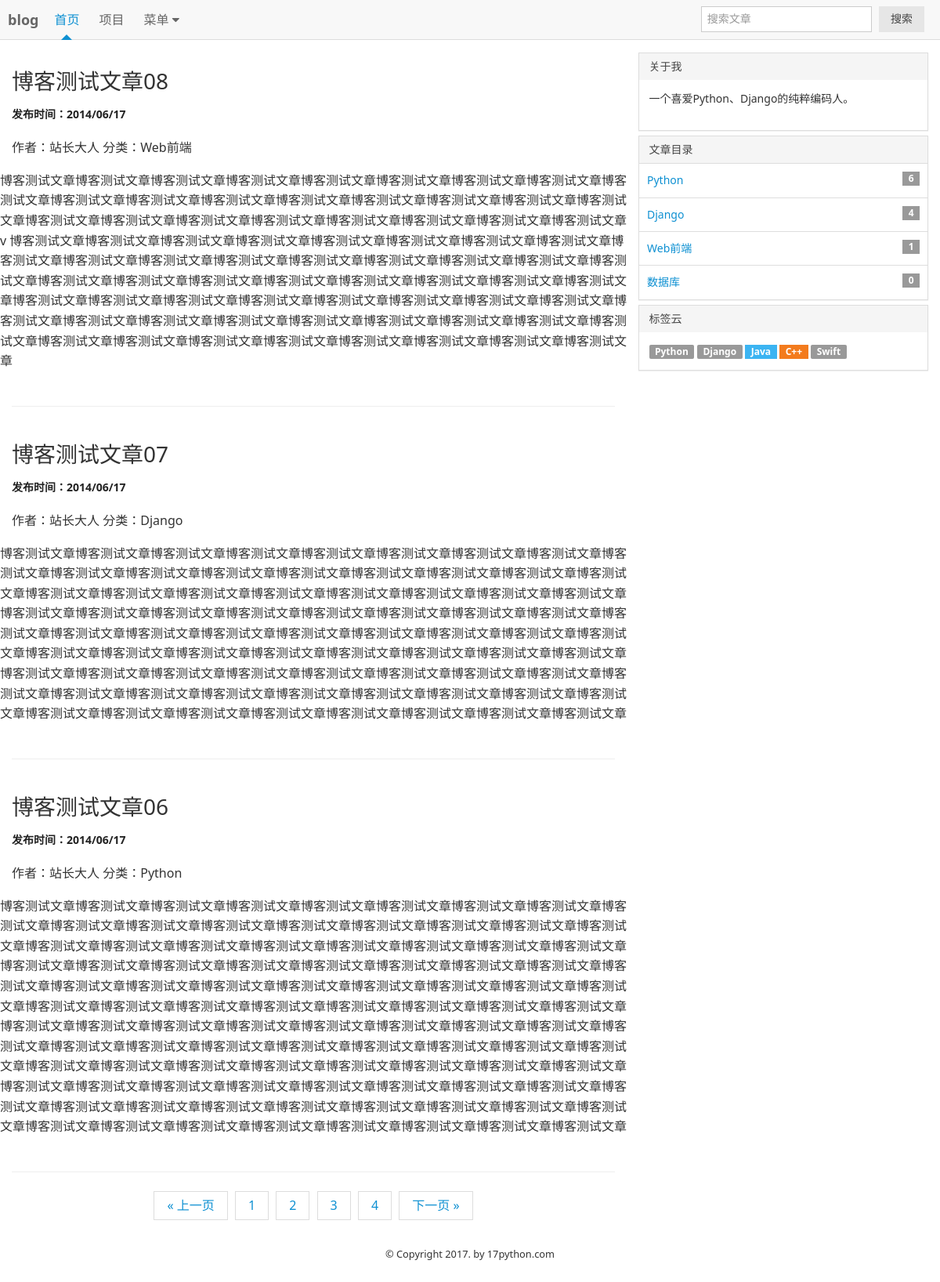
Page /?p=2 on the committed database.
### myblog/models.py (models this page shows, shortened)
class Article(models.Model):
    title = models.CharField(max_length=50, verbose_name = '文章标题', default = '')#创建标题
    article_synopsis = models.TextField(verbose_name=u'日志简介', default='')
    content = models.TextField(verbose_name = '博客正文', default = '')
    category = models.ForeignKey(Category, verbose_name = '所属分类', default = '')
    tag = models.CharField(max_length=50, verbose_name=u'日志标签', default='')
    user = models.ForeignKey(settings.AUTH_USER_MODEL, verbose_name='文章作者', null=True, blank=True)
    create_time = models.DateTimeField(verbose_name='文章创建时间', auto_now_add=True,)
    update_time= models.DateTimeField(verbose_name=u'更新时间',  auto_now=True)
    class Meta:
        verbose_name = u'博客文章'
        verbose_name_plural = verbose_name

class UserProfile(AbstractUser):
    nick_name = models.CharField(max_length=24, verbose_name='用户昵称', default='')
    gender = models.CharField(max_length=10, choices=(('1','男'),('0','女')), default='1', verbose_name='用户性别')
    birday = models.DateField(verbose_name='用户生日',null=True, blank = True)
    mobile = models.CharField(max_length=11, null=True, blank=True,verbose_name='电话号码')
    address = models.CharField(max_length=200, verbose_name="用户地址", default='')
    detail = models.CharField(max_length=200, verbose_name="个人简介", default='')
    class Meta(AbstractUser.Meta):
        verbose_name=u'用户表'
        verbose_name_plural = verbose_name

class Category(models.Model):
    title = models.CharField(max_length=20, verbose_name = '分类名称', default = '')
    daitail = models.CharField(max_length=100, verbose_name='分类介绍', default='')
    icon = models.CharField(max_length=100, verbose_name='分类图标', default='')
    sort_id = models.IntegerField(verbose_name='分类排序', default=99)
    class Meta:
        verbose_name = u'博客分类'
        verbose_name_plural = verbose_name
    def __str__(self):
        return self.title

### myblog/views.py (the view)
# urls.py: url(r'^$', v.list, name=''),#项目首页
def list(request):
    articles = Article.objects.all().order_by('-create_time')
    c = request.GET.get('c', '')
    if c:
        articles = articles.filter(category=c,).order_by('-create_time')
    t = ''  # TAG关键字
    if request.method == 'GET':
        form = Tagform(request.GET)
        if form.is_valid():
            t =request.GET.get('t')
    s = ''#搜索关键字
    if request.method == 'GET':
        form = Searchform(request.GET)
        if form.is_valid():
            s = request.GET.get('s')
    if s :
        articles = articles.filter(Q(title__contains=s)|Q(content__contains=s)).order_by('-create_time')
    elif t:
        articles = articles.filter(tag__contains=t,).order_by('-create_time')  # name__contains 模糊查找字段
    paginator = Paginator(articles, 3)#创建Paginator
    page = request.GET.get('p')#获取当前页码
    try:
        contacts = paginator.page(page)#取得当前页码所包含的数据
    except PageNotAnInteger:
        contacts = paginator.page(1)#若不是整数，跳转到第一页。
    except EmptyPage:
        contacts = paginator.page(paginator.num_pages)#若超过了最后一页
    return render(request, 'list.html', {'articles':articles, 'contacts':contacts,})

### myblog/blog_context.py (called while the page is built)
def blog_info(request):
    userinfo = UserProfile.objects.get(pk=1)#站长资料
    siteinfo = Siteinfo.objects.get(pk=1)#blog相关资料
    categorts = Category.objects.all().order_by('sort_id')#根据排序获取所有分类
    l = Article.objects.values("tag")#获得所有文章的标签
    tags = []#所有标签数据
    for k in l :
        tlist = k["tag"].split(' ')
        for item in tlist:
            if item not in tags:
                tags.append(item)#加入list
    shuffle(tags)#重新洗牌，随机显示
    print(tags)
    tagcss =['am-radius','am-badge-primary','am-badge-secondary','am-badge-success','am-badge-warning','am-badge-danger']
    return {'userinfo':userinfo, 'siteinfo':siteinfo, 'categorts':categorts, 'tags':tags, 'tagcss':tagcss}

### myblog/templatetags/mytags.py (called while the page is built)
@register.filter
def cat_count(cat_id):
    return Article.objects.filter(category=cat_id).count()

### myblog/templates/list.html (shortened to what this page needs)
{% extends 'base.html' %}
{% block article %}
{% for article in contacts %}
<article class="blog-main">
    <h3 class="am-article-title">
      <a href="#">{{ article.title }}</a>
    </h3>
    <h4 class="am-article-meta blog-meta">发布时间：2014/06/17</h4>
    <p>作者：{{ article.user.nick_name }} 分类：{{ article.category }}</p>
    <div class="am-g blog-content">
    {{ article.content }}
    </div>
  </article>
  <hr class="am-article-divider blog-hr">
{% endfor %}
<div class="am-pagination am-pagination-centered">
      {% if contacts.has_previous %}
          <li class=""><a href="?p={{ contacts.previous_page_number }}">&laquo; 上一页</a></li>
      {% endif %}
      {% for p in contacts.paginator.page_range %}
         <li class="{% if p == page_number %}am-active{% endif %}"><a href="?p={{ p }}">{{ p }}</a></li>
      {% endfor %}
      {% if contacts.has_next %}
          <li class=""><a href="?p={{ contacts.next_page_number }}">下一页 &raquo;</a></li>
      {% endif %}
</div>
{% endblock article %}

### myblog/templates/base.html (shortened to what this page needs)
{% load mytags %}
<!DOCTYPE html>
<html>
<head lang="en">
  <link rel="stylesheet" href="/static/AmazeUI-2.7.2/assets/css/amazeui.min.css"/>
</head>
<body>
<header class="am-topbar">
  <h1 class="am-topbar-brand">
    <a href="#">blog</a>
  </h1>
  <div class="am-collapse am-topbar-collapse" id="doc-topbar-collapse">
    <ul class="am-nav am-nav-pills am-topbar-nav">
      <li class="am-active"><a href="#">首页</a></li>
      <li><a href="#">项目</a></li>
      <li class="am-dropdown" data-am-dropdown>
        <a class="am-dropdown-toggle" data-am-dropdown-toggle href="javascript:;">
          菜单 <span class="am-icon-caret-down"></span>
        </a>
      </li>
    </ul>
    <form class="am-topbar-form am-topbar-left am-form-inline am-topbar-right"  action="{% url '' %}">
      <div class="am-form-group">
        <input type="text" class="am-form-field am-input-sm" placeholder="搜索文章" name="s">
      </div>
      <button type="submit" class="am-btn am-btn-default am-btn-sm">搜索</button>
    </form>
  </div>
</header>
<div class="am-g am-g-fixed blog-g-fixed">
  <div class="am-u-md-8">
        {% block article %} 文章列表内容 {% endblock article %}
  </div>
  <div class="am-u-md-4 blog-sidebar">
    <div class="am-panel-group">
      <section class="am-panel am-panel-default">
        <div class="am-panel-hd">关于我</div>
        <div class="am-panel-bd">
          <p>{{ userinfo.detail }}</p>
        </div>
      </section>
      <section class="am-panel am-panel-default">
        <div class="am-panel-hd">文章目录</div>
        <ul class="am-list blog-list">
          {% for categort in categorts %}
          <li><a href="#">{{ categort.title }}
           <span class="am-badge am-align-right">{{ categort.id|cat_count  }}</span>
          </a>
          </li>
          {% endfor %}
        </ul>
      </section>
      <section class="am-panel am-panel-default">
        <div class="am-panel-hd">标签云</div>
        <div class="am-panel-bd">
          {% for tag in tags %}
          <a href="{% url '' %}?t={{ tag }}" class="am-badge {{ tagcss | random }}">{{ tag }}</a>
          {% endfor %}
        </div>
      </section>
    </div>
  </div>
</div>
<footer class="blog-footer">
    <small>© Copyright 2017. by 17python.com </small>
</footer>
</body>
</html>

### myblog/templates/base.html (style rules this page uses)
@media only screen and (min-width: 1200px) { .blog-g-fixed { max-width: 1200px; } }
@media only screen and (min-width: 641px) { .blog-sidebar { font-size: 1.4rem; } }
.blog-main { padding: 20px 0; }
.blog-meta { font-size: 14px; margin: 10px 0 20px 0; color: #222; }
.blog-footer { padding: 10px 0; text-align: center; }

### rows in the picture
Article: title "博客测试文章08", user.nick_name "站长大人", category "Web前端", content "博客测试文章博客测试文章博客测试文章博客测试文章博客测试文章博客测试文章博客测试文章博客测试文章博客测试文章博客测试文章博客测试文章博客测试文章博客测试文章博客测试文章博客测试文章博客测试文章博客测试文章博客测试文章博客测试文章博客测试文章博客测试文章博客测试文章博客测试文章博客测试文章博客测试文章v 博客测试文章博客测试文章博客测试文章博客测试文章博客测试文章博客测试文章博客测试文章博客测试文章博客测试文章博客测试文章博客测试文章博客测试文章博客测试文章博客测试文章博客测试文章博客测试文章博客测试文章博客测试文章博客测试文章博客测试文章博客测试文章博客测试文章博客测试文章博客测试文章博客测试文章博客测试文章博客测试文章博客测试文章博客测试文章博客测试文章博客测试文章博客测试文章博客测试文章博客测试文章博客测试文章博客测试文章博客测试文章博客测试文章博客测试文章博客测试文章博客测试文章博客测试文章博客测试文章博客测试文章博客测试文章博客测试文章博客测试文章博客测试文章博客测试文章博客测试文章"
Article: title "博客测试文章07", user.nick_name "站长大人", category "Django", content "博客测试文章博客测试文章博客测试文章博客测试文章博客测试文章博客测试文章博客测试文章博客测试文章博客测试文章博客测试文章博客测试文章博客测试文章博客测试文章博客测试文章博客测试文章博客测试文章博客测试文章博客测试文章博客测试文章博客测试文章博客测试文章博客测试文章博客测试文章博客测试文章博客测试文章博客测试文章博客测试文章博客测试文章博客测试文章博客测试文章博客测试文章博客测试文章博客测试文章博客测试文章博客测试文章博客测试文章博客测试文章博客测试文章博客测试文章博客测试文章博客测试文章博客测试文章博客测试文章博客测试文章博客测试文章博客测试文章博客测试文章博客测试文章博客测试文章博客测试文章 博客测试文章博客测试文章博客测试文章博客测试文章博客测试文章博客测试文章博客测试文章博客测试文章博客测试文章博客测试文章博客测试文章博客测试文章博客测试文章博客测试文章博客测试文章博客测试文章博客测试文章博客测试文章博客测试文章博客测试文章博客测试文章博客测试文章博客测试文章博客测试文章博客测试文章"
Article: title "博客测试文章06", user.nick_name "站长大人", category "Python", content "博客测试文章博客测试文章博客测试文章博客测试文章博客测试文章博客测试文章博客测试文章博客测试文章博客测试文章博客测试文章博客测试文章博客测试文章博客测试文章博客测试文章博客测试文章博客测试文章博客测试文章博客测试文章博客测试文章博客测试文章博客测试文章博客测试文章博客测试文章博客测试文章博客测试文章博客测试文章博客测试文章博客测试文章博客测试文章博客测试文章博客测试文章博客测试文章博客测试文章博客测试文章博客测试文章博客测试文章博客测试文章博客测试文章博客测试文章博客测试文章博客测试文章博客测试文章博客测试文章博客测试文章博客测试文章博客测试文章博客测试文章博客测试文章博客测试文章博客测试文章 博客测试文章博客测试文章博客测试文章博客测试文章博客测试文章博客测试文章博客测试文章博客测试文章博客测试文章博客测试文章博客测试文章博客测试文章博客测试文章博客测试文章博客测试文章博客测试文章博客测试文章博客测试文章博客测试文章博客测试文章博客测试文章博客测试文章博客测试文章博客测试文章博客测试文章博客测试文章博客测试文章博客测试文章博客测试文章博客测试文章博客测试文章博客测试文章博客测试文章博客测试文章博客测试文章博客测试文章博客测试文章博客测试文章博客测试文章博客测试文章博客测试文章博客测试文章博客测试文章博客测试文章博客测试文章博客测试文章博客测试文章博客测试文章博客测试文章博客测试文章"
UserProfile: detail "一个喜爱Python、Django的纯粹编码人。"
Category: title "Python", id|cat_count "6"
Category: title "Django", id|cat_count "4"
Category: title "Web前端", id|cat_count "1"
Category: title "数据库", id|cat_count "0"

### other values in the picture
{{ p }} "1" "2" "3" "4"
{{ tag }} "Python" "Django" "Java" "C++" "Swift"
